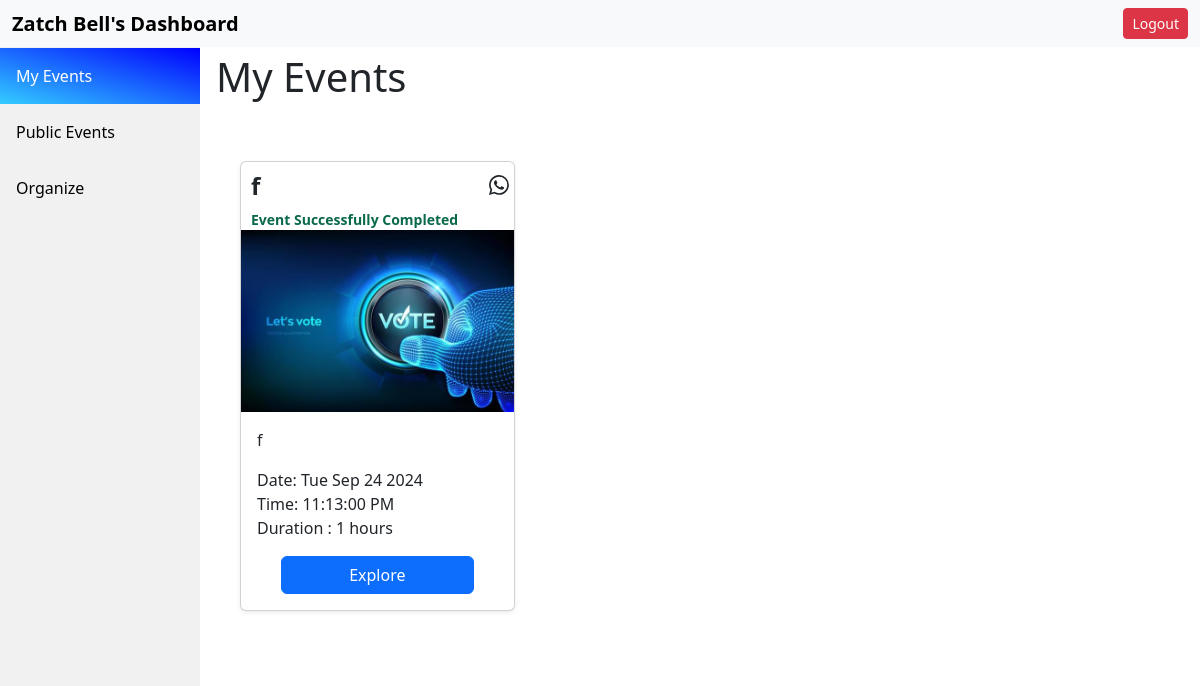
/1/home, run on the app's committed database.
### application/models.py (models this page shows)
class User(db.Model):
    id=db.Column(db.Integer,primary_key=True)
    name=db.Column(db.String())
    registered=db.Column(db.Boolean,default=False)
    otp=db.Column(db.Integer)
    email=db.Column(db.String(),nullable=False,unique=True)
    pwd=db.Column(db.String())
    login=db.Column(db.Boolean,default=False)
    gender=db.Column(db.String(),default='x')
    school=db.Column(db.String(),default='x')
    batch=db.Column(db.String(),default='x')
    branch=db.Column(db.String(),default='x')
    candidateProfile=db.Column(db.String(120),nullable=True)
    events=db.relationship('Event',backref='user')
    votes=db.relationship('Vote',backref='user')

class Event(db.Model):
    id=db.Column(db.Integer(),primary_key=True)
    createTime=db.Column(db.DateTime)
    organizerId=db.Column(db.Integer(),db.ForeignKey('user.id'))
    title=db.Column(db.String(),default='x')
    desc=db.Column(db.String(),default='x')
    endTime=db.Column(db.DateTime,nullable=False)
    startTime=db.Column(db.DateTime,nullable=False)
    isApproved=db.Column(db.Boolean,default=False)
    voterCount=db.Column(db.Integer())
    durHour=db.Column(db.Integer())
    durMin=db.Column(db.Integer())
    numWinners=db.Column(db.Integer(),default=1)
    votes=db.relationship('Vote',backref='event')

### application/controllers.py (the view, shortened to what this page needs)
@app.route('/<userId>/home',methods=['GET','POST'])
def userDashboard(userId):
    user=User.query.get(userId)
    events=[]
    for v in user.votes:
        events+=[Event.query.get(v.eventId)]
    return render_template('user_myevents.html',user=user,events=events)

### templates/user_myevents.html (shortened to what this page needs)
<!DOCTYPE html>
<html lang="en">
<head>
    <link rel="stylesheet" href="/static/specific-event.css">
    <link rel="stylesheet" href="/static/user_myevents.css">
    <link href="https://cdn.jsdelivr.net/npm/bootstrap@5.3.3/dist/css/bootstrap.min.css" rel="stylesheet">
</head>
<body>
  <nav class="navbar fixed-top navbar-expand-lg bg-body-tertiary">
    <div class="container-fluid">
      <strong class="text-primary-emphasis"><a class="navbar-brand" href="#">{{user.name}}'s Dashboard</a> </strong>
      <a class="btn btn-danger btn-sm" href="/">Logout</a>
    </div>
  </nav>
  <div class="sidebar pt-5">
      <a class="active disabled" href="#myevents" id="myeventsbtn" >My Events</a>
      <a href="#allevents" id="alleventsbtn">Public Events</a>
      <a href="#organize" id="organizebtn">Organize</a>
  </div>
    <div class="content">
      <div class="active pt-5" id="myevents">
          <h1 class="pt-1">My Events</h1>
          {% if events|length == 0 %}
            <p>No Events For You. Don't Worry! <a id="createOne" href="#organize">Let's Create One</a></p>
          {%else%}
          <div class="container pt-1">
            <div class="album py-5 bg-body">
              <div class="container">
                <div class="row row-cols-1 row-cols-sm-2 row-cols-md-3 g-5">
                {%for event in events%}
                    <div class="col">
                      <div class="card shadow-sm">
                        <div style="display: flex; align-items: center; justify-content: space-between;">
                          <h4 style="font-weight:550; margin-top: 10px; margin-left: 10px;">{{event.title}}</h4>
                        </div>
                        {%if event.startTime>event.startTime.now()%}
                        <small style="margin-left: 10px; color: #0a694b; font-weight: 700;" class="timer">Starts in </small>
                        <p class="startTimer" style="display: none;">{{event.startTime}}w{{event.endTime}}</p>
                        {%elif event.endTime>event.endTime.now()%}
                        <small style="margin-left: 10px; color: red; font-weight: 700;" class="timer">Ends in </small>
                        <p style="display: none;" class="startTimer">{{event.endTime}}</p>
                        {%else%}
                        <small style="margin-left: 10px; color: #0a694b; font-weight: 700;">Event Successfully Completed</small>
                        {%endif%}
                        <img src="/static/voteThumbnail.jpg" alt="">
                        <div class="card-body">
                          <p class="card-text">{{event.desc}}
                          <p class="startDate">Start Date : {{event.startTime}} <br> Duration : {%if event.durHour%}{{event.durHour}} hours {%else%}{{event.durMin}} minutes {%endif%}</p>
                          <div class="d-flex justify-content-center align-items-center">
                            <a href="/{{user.id}}/{{event.id}}/explore" type="button" style="width:80%" class="btn btn-primary" >Explore</a>
                          </div>
                        </div>
                      </div>
                    </div>
                {%endfor%}
              </div>
            </div>
          </div>
        </div>
      {%endif%}
      </div>
    <div class="container d-flex justify-content-center pt-5">
    </div>
  </div>
</body>
</html>

### static/specific-event.css (style rules this page uses)
body { margin:0px; padding:0px; }
.content { padding: 16px; }
.sidebar { width: 200px; background-color: #f1f1f1; position:fixed; height: 100%; overflow: auto; }
.sidebar a { display: block; color: black; padding: 16px; text-decoration: none; }
.sidebar a.active { background: linear-gradient(to top right, #33ccff 0%, #0000ff 100%); color: white; }
div.content { margin-left: 200px; padding: 1px 16px; }

### data on the page
User: name "Zatch Bell"
Event: title "f", shows "Event Successfully Completed", desc "f"
